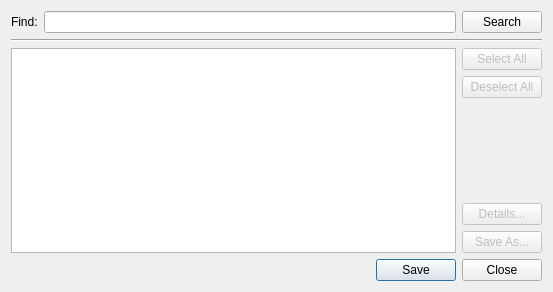
<ui version="4.0" >
 <class>LookupCertificatesDialog</class>
 <widget class="QDialog" name="LookupCertificatesDialog" >
  <property name="geometry" >
   <rect>
    <x>0</x>
    <y>0</y>
    <width>553</width>
    <height>292</height>
   </rect>
  </property>
  <property name="windowTitle" >
   <string>Lookup on Server</string>
  </property>
  <layout class="QVBoxLayout" name="verticalLayout" >
   <item>
    <layout class="QGridLayout" name="gridLayout" >
     <item row="0" column="1" >
      <widget class="QLineEdit" name="findED" />
     </item>
     <item row="0" column="2" >
      <widget class="QPushButton" name="findPB" >
       <property name="text" >
        <string>Search</string>
       </property>
       <property name="autoDefault" >
        <bool>false</bool>
       </property>
      </widget>
     </item>
     <item row="1" column="0" colspan="3" >
      <widget class="Line" name="hr" >
       <property name="orientation" >
        <enum>Qt::Horizontal</enum>
       </property>
      </widget>
     </item>
     <item row="5" column="2" >
      <widget class="QPushButton" name="detailsPB" >
       <property name="enabled" >
        <bool>false</bool>
       </property>
       <property name="text" >
        <string>Details...</string>
       </property>
       <property name="autoDefault" >
        <bool>false</bool>
       </property>
      </widget>
     </item>
     <item rowspan="2" row="6" column="2" >
      <widget class="QPushButton" name="saveAsPB" >
       <property name="enabled" >
        <bool>false</bool>
       </property>
       <property name="text" >
        <string>Save As...</string>
       </property>
       <property name="autoDefault" >
        <bool>false</bool>
       </property>
      </widget>
     </item>
     <item row="2" column="2" >
      <widget class="QPushButton" name="selectAllPB" >
       <property name="enabled" >
        <bool>false</bool>
       </property>
       <property name="text" >
        <string>Select All</string>
       </property>
       <property name="autoDefault" >
        <bool>false</bool>
       </property>
      </widget>
     </item>
     <item row="4" column="2" >
      <spacer name="verticalSpacer" >
       <property name="orientation" >
        <enum>Qt::Vertical</enum>
       </property>
       <property name="sizeHint" stdset="0" >
        <size>
         <width>20</width>
         <height>40</height>
        </size>
       </property>
      </spacer>
     </item>
     <item row="3" column="2" >
      <widget class="QPushButton" name="deselectAllPB" >
       <property name="enabled" >
        <bool>false</bool>
       </property>
       <property name="text" >
        <string>Deselect All</string>
       </property>
       <property name="autoDefault" >
        <bool>false</bool>
       </property>
      </widget>
     </item>
     <item row="0" column="0" >
      <widget class="QLabel" name="findLB" >
       <property name="text" >
        <string>Find:</string>
       </property>
       <property name="buddy" >
        <cstring>findED</cstring>
       </property>
      </widget>
     </item>
     <item rowspan="6" row="2" column="0" colspan="2" >
      <widget class="QTreeView" name="resultTV" >
       <property name="enabled" >
        <bool>true</bool>
       </property>
       <property name="minimumSize" >
        <size>
         <width>400</width>
         <height>0</height>
        </size>
       </property>
       <property name="selectionMode" >
        <enum>QAbstractItemView::ExtendedSelection</enum>
       </property>
       <property name="sortingEnabled" >
        <bool>true</bool>
       </property>
       <property name="allColumnsShowFocus" >
        <bool>true</bool>
       </property>
      </widget>
     </item>
     <item row="8" column="0" colspan="3" >
      <widget class="QDialogButtonBox" name="buttonBox" >
       <property name="standardButtons" >
        <set>QDialogButtonBox::Close|QDialogButtonBox::Save</set>
       </property>
      </widget>
     </item>
    </layout>
   </item>
  </layout>
 </widget>
 <resources/>
 <connections>
  <connection>
   <sender>findED</sender>
   <signal>returnPressed()</signal>
   <receiver>findPB</receiver>
   <slot>animateClick()</slot>
   <hints>
    <hint type="sourcelabel" >
     <x>409</x>
     <y>19</y>
    </hint>
    <hint type="destinationlabel" >
     <x>430</x>
     <y>19</y>
    </hint>
   </hints>
  </connection>
  <connection>
   <sender>buttonBox</sender>
   <signal>accepted()</signal>
   <receiver>LookupCertificatesDialog</receiver>
   <slot>accept()</slot>
   <hints>
    <hint type="sourcelabel" >
     <x>28</x>
     <y>265</y>
    </hint>
    <hint type="destinationlabel" >
     <x>46</x>
     <y>291</y>
    </hint>
   </hints>
  </connection>
  <connection>
   <sender>buttonBox</sender>
   <signal>rejected()</signal>
   <receiver>LookupCertificatesDialog</receiver>
   <slot>reject()</slot>
   <hints>
    <hint type="sourcelabel" >
     <x>188</x>
     <y>273</y>
    </hint>
    <hint type="destinationlabel" >
     <x>218</x>
     <y>291</y>
    </hint>
   </hints>
  </connection>
  <connection>
   <sender>selectAllPB</sender>
   <signal>clicked()</signal>
   <receiver>resultTV</receiver>
   <slot>selectAll()</slot>
   <hints>
    <hint type="sourcelabel" >
     <x>437</x>
     <y>79</y>
    </hint>
    <hint type="destinationlabel" >
     <x>409</x>
     <y>77</y>
    </hint>
   </hints>
  </connection>
  <connection>
   <sender>deselectAllPB</sender>
   <signal>clicked()</signal>
   <receiver>resultTV</receiver>
   <slot>clearSelection()</slot>
   <hints>
    <hint type="sourcelabel" >
     <x>465</x>
     <y>115</y>
    </hint>
    <hint type="destinationlabel" >
     <x>409</x>
     <y>119</y>
    </hint>
   </hints>
  </connection>
  <connection>
   <sender>findPB</sender>
   <signal>clicked()</signal>
   <receiver>LookupCertificatesDialog</receiver>
   <slot>slotSearchClicked()</slot>
   <hints>
    <hint type="sourcelabel" >
     <x>437</x>
     <y>39</y>
    </hint>
    <hint type="destinationlabel" >
     <x>443</x>
     <y>45</y>
    </hint>
   </hints>
  </connection>
  <connection>
   <sender>detailsPB</sender>
   <signal>clicked()</signal>
   <receiver>LookupCertificatesDialog</receiver>
   <slot>slotDetailsClicked()</slot>
   <hints>
    <hint type="sourcelabel" >
     <x>523</x>
     <y>177</y>
    </hint>
    <hint type="destinationlabel" >
     <x>541</x>
     <y>177</y>
    </hint>
   </hints>
  </connection>
  <connection>
   <sender>saveAsPB</sender>
   <signal>clicked()</signal>
   <receiver>LookupCertificatesDialog</receiver>
   <slot>slotSaveAsClicked()</slot>
   <hints>
    <hint type="sourcelabel" >
     <x>517</x>
     <y>221</y>
    </hint>
    <hint type="destinationlabel" >
     <x>539</x>
     <y>219</y>
    </hint>
   </hints>
  </connection>
  <connection>
   <sender>findED</sender>
   <signal>textChanged(QString)</signal>
   <receiver>LookupCertificatesDialog</receiver>
   <slot>slotSearchTextChanged()</slot>
   <hints>
    <hint type="sourcelabel" >
     <x>93</x>
     <y>19</y>
    </hint>
    <hint type="destinationlabel" >
     <x>93</x>
     <y>3</y>
    </hint>
   </hints>
  </connection>
 </connections>
 <slots>
  <slot>slotSearchClicked()</slot>
  <slot>slotDetailsClicked()</slot>
  <slot>slotSaveAsClicked()</slot>
  <slot>slotSearchTextChanged()</slot>
 </slots>
</ui>
